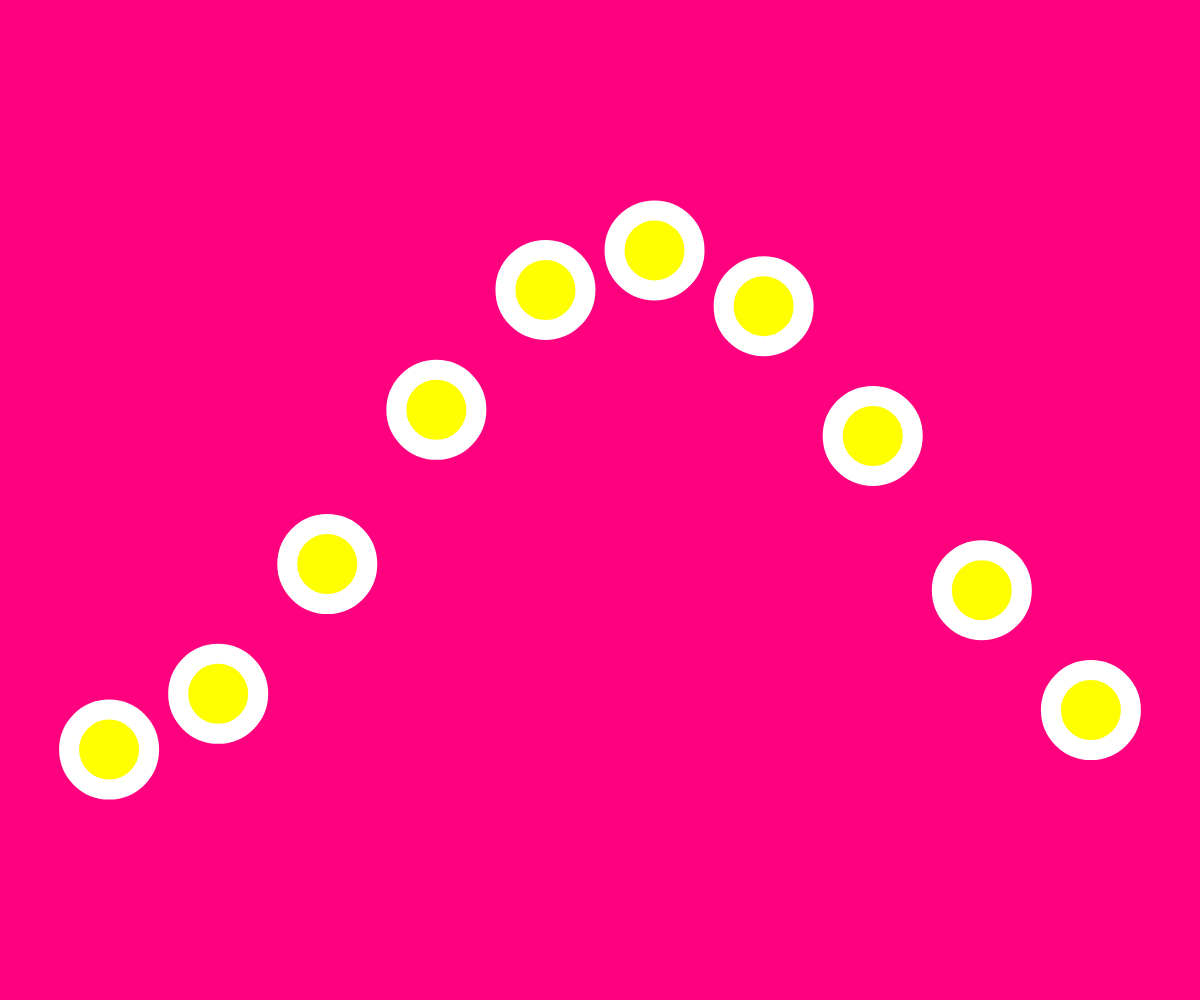
Frame 1 (no input)
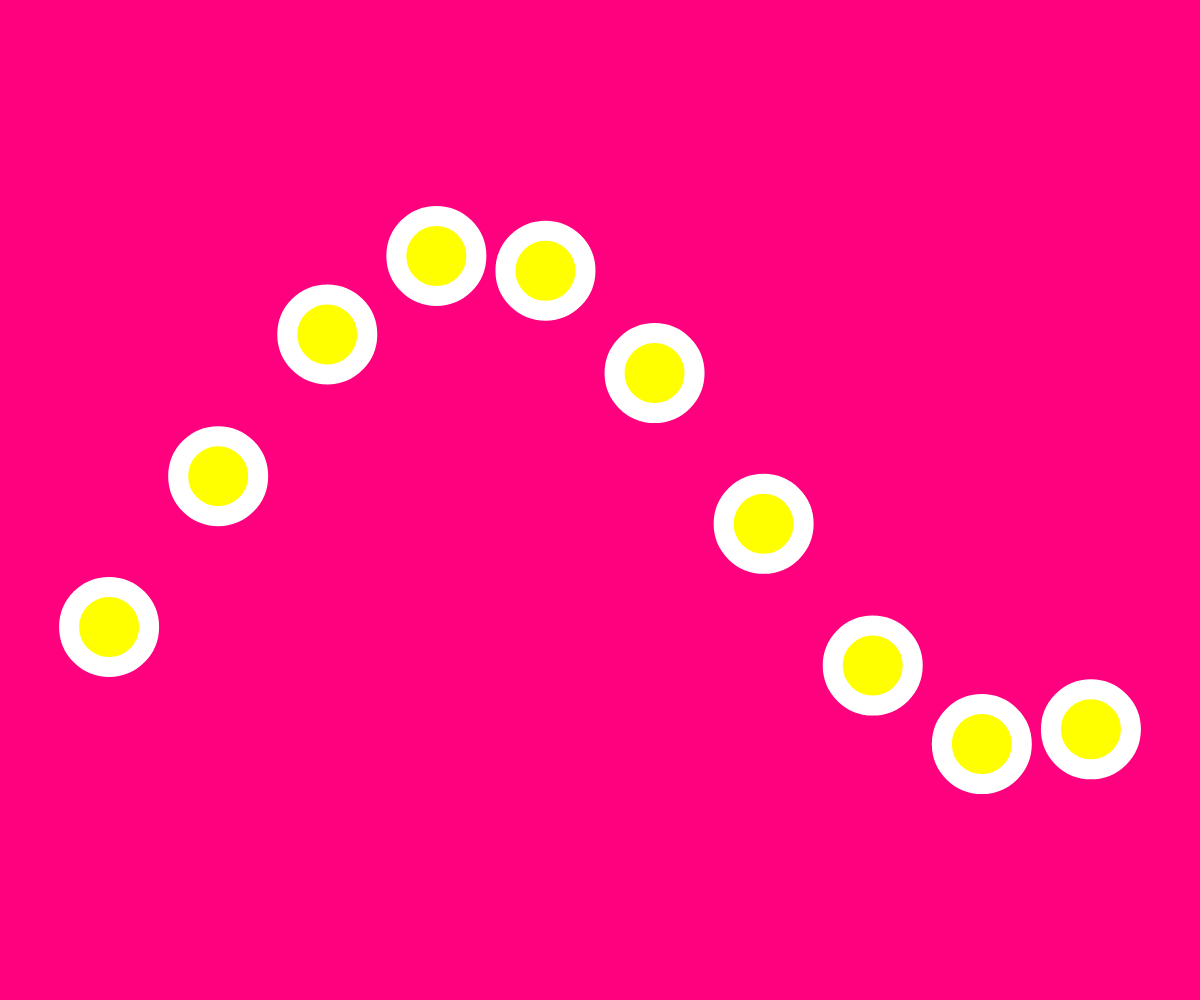
Frame 60 (no input)
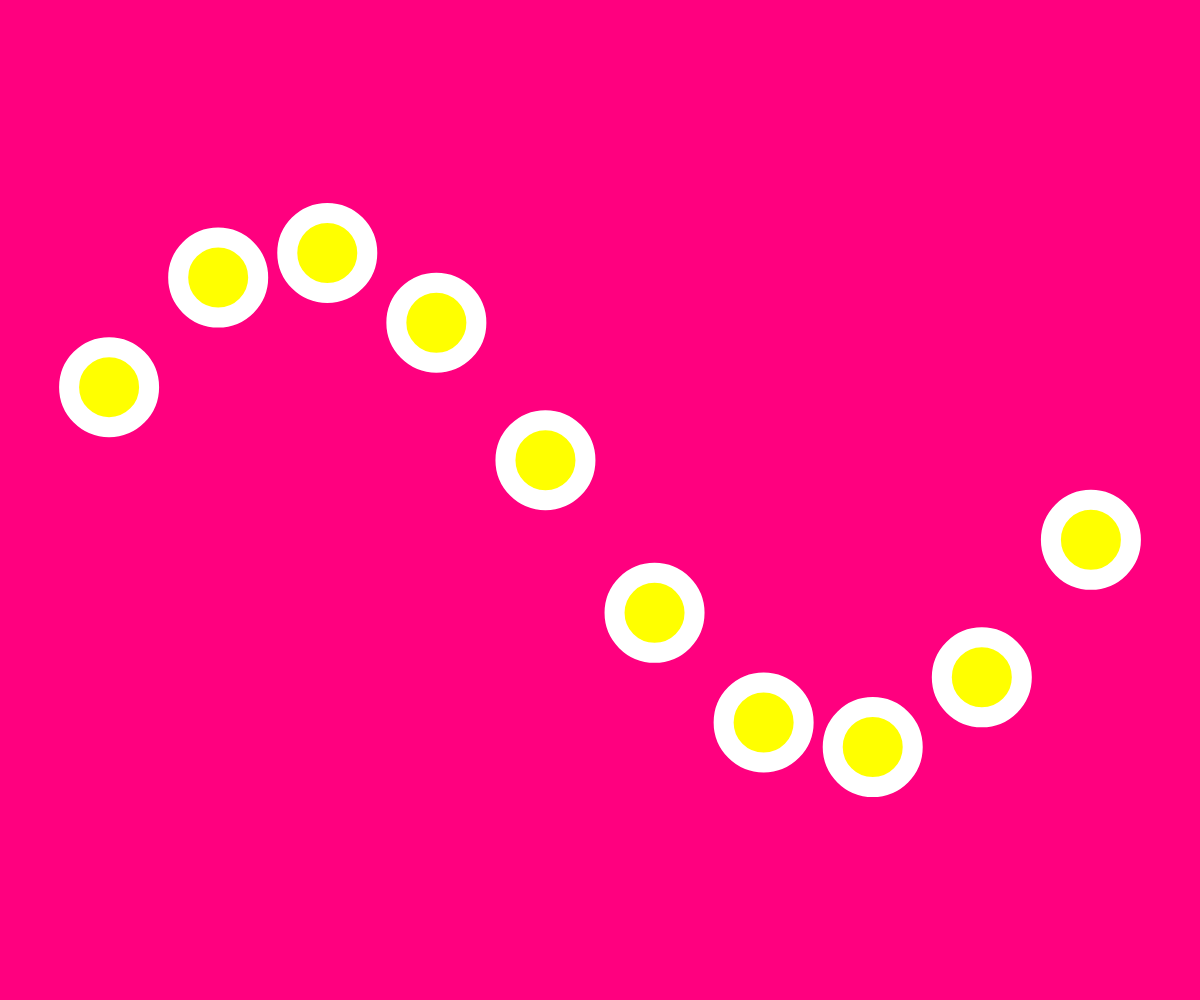
Frame 120 (the mouse pressed at the canvas centre since frame 60)

The p5.js sketch that drew these frames (run headless with seeded random() and noise() and a simulated clock; from frame 60 on, the mouse is pressed at the canvas centre):

// p5.js sketch
// ── sketch.js
function setup() {
	// we begin by creating our "artist canvas"
	// here we set the width and height to be the size
	// of the entire browser window
	createCanvas(windowWidth, windowHeight) // parameters: width, height
}

function draw() {

	background(255, 0, 127) // parameters: red, green, blue (0 - 255)

	// set the drawing color
	fill(255, 255, 0) // parameters: red, green, blue (0 - 255)
	// set the outline color. Grayscale colors can be expressed using only one
	// parameter instead of three. This is equivalent to 255, 255, 255.
	stroke(255) // parameter: grayscale value (0 - 255)
	// set the outline thickness
	strokeWeight(20)

	// we are going to draw a circle, which is an ellipse that has the same width
	// and height value. Because we will use the same value twice, this is a
	// great chance to use a variable, in this case size.
	size = width / 15 // here we define size as a ratio of the canvas width.
	step = width / 11

	x = step
	y = map(Math.sin((Date.now() / 1000) + radians(36 * 0)), -1.0, 1.0, height * 0.25, height * 0.75)
	ellipse(x, y, size, size) // parameters: x, y, width, height

	x += step
	y = map(Math.sin((Date.now() / 1000) + radians(36 * 1)), -1.0, 1.0, height * 0.25, height * 0.75)
	ellipse(x, y, size, size) // parameters: x, y, width, height

	x += step
	y = map(Math.sin((Date.now() / 1000) + radians(36 * 2)), -1.0, 1.0, height * 0.25, height * 0.75)
	ellipse(x, y, size, size) // parameters: x, y, width, height

	x += step
	y = map(Math.sin((Date.now() / 1000) + radians(36 * 3)), -1.0, 1.0, height * 0.25, height * 0.75)
	ellipse(x, y, size, size) // parameters: x, y, width, height

	x += step
	y = map(Math.sin((Date.now() / 1000) + radians(36 * 4)), -1.0, 1.0, height * 0.25, height * 0.75)
	ellipse(x, y, size, size) // parameters: x, y, width, height

	x += step
	y = map(Math.sin((Date.now() / 1000) + radians(36 * 5)), -1.0, 1.0, height * 0.25, height * 0.75)
	ellipse(x, y, size, size) // parameters: x, y, width, height

	x += step
	y = map(Math.sin((Date.now() / 1000) + radians(36 * 6)), -1.0, 1.0, height * 0.25, height * 0.75)
	ellipse(x, y, size, size) // parameters: x, y, width, height

	x += step
	y = map(Math.sin((Date.now() / 1000) + radians(36 * 7)), -1.0, 1.0, height * 0.25, height * 0.75)
	ellipse(x, y, size, size) // parameters: x, y, width, height

	x += step
	y = map(Math.sin((Date.now() / 1000) + radians(36 * 8)), -1.0, 1.0, height * 0.25, height * 0.75)
	ellipse(x, y, size, size) // parameters: x, y, width, height

	x += step
	y = map(Math.sin((Date.now() / 1000) + radians(36 * 9)), -1.0, 1.0, height * 0.25, height * 0.75)
	ellipse(x, y, size, size) // parameters: x, y, width, height

	// here is a more advanced way to do the same thing using a "for loop". This
	// allows us to get the same functionality without having to write out the
	// code for each circle. It also allows us to better generalize our code and
	// easily increase our number of circles if we choose to.

	// numCircles = 10
	// size = (width / numCircles) * 0.66
	// step = width / (numCircles + 1)
	// x = 0
	// for (var i = 0; i < numCircles; i++) {
	// 	x += step
	// 	y = map(Math.sin((Date.now() / 1000) + radians((360 / numCircles) * i)),
	// 					-1.0, 1.0, height * 0.25, height * 0.75)
	// 	ellipse(x, y, size, size) // parameters: x, y, width, height
	// }

}
